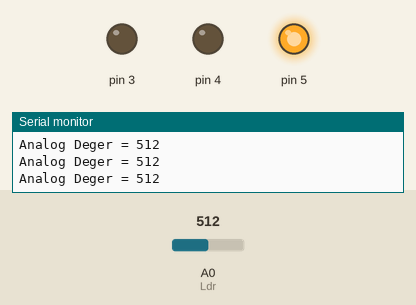
A sketch run on a simulated Arduino Uno, built with avr-gcc and run on an emulated ATmega328P. Parts: output pins drawn as LEDs (lit = HIGH), the last lines printed to the serial monitor. The inputs (shaded band) are chosen by the test bench; at power-on: A0 (Ldr) = 512.

Above: at 1.2 s.
1.3 s: A0 (Ldr) set to 108
2.9 s: A0 (Ldr) set to 95
At 3.9 s:
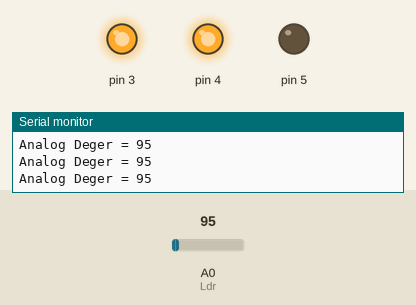
4.7 s: A0 (Ldr) set to 64
6.2 s: A0 (Ldr) set to 56
At 7.2 s:
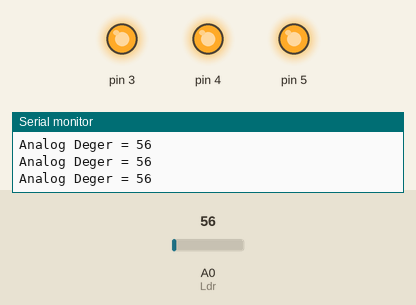
8.0 s: A0 (Ldr) set to 110
At 9.2 s:
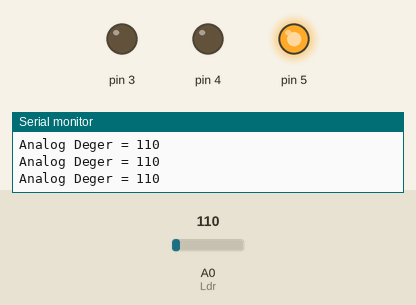
9.7 s: A0 (Ldr) set to 90
At 11.2 s:
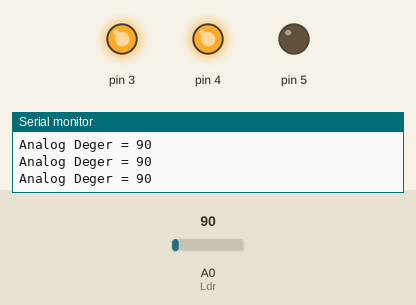
Timing chart, 0 to 12.5 s (numbered marks = the images above; inputs shaded):
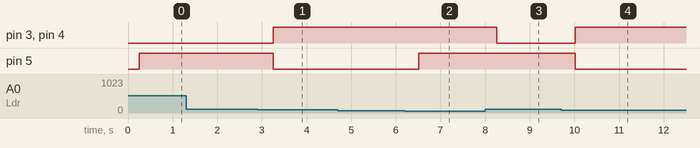

The sketch:

sketch_feb18a.ino
```cpp
#define Ldr A0
void setup()
{
Serial.begin(9600);
pinMode(3,OUTPUT);
pinMode(4,OUTPUT);
pinMode(5,OUTPUT);
}
void loop()
{
int Ldr_deger = analogRead(Ldr);
Serial.print("Analog Deger = ");
Serial.println(Ldr_deger);
delay(250);
if( Ldr_deger<=60&& Ldr_deger>=0){
    digitalWrite(3, 1);
   digitalWrite(4, 1);
   digitalWrite(5, 1);

  }

 else if( Ldr_deger<=100&& Ldr_deger>50){
    digitalWrite(3, 1);
    digitalWrite(4, 1);
    digitalWrite(5, 0);
  }

 else if(Ldr_deger>100){
    digitalWrite(3, 0);
    digitalWrite(4, 0);
    digitalWrite(5, 1);
  }

}
```

Measured:
- the behaviour switches between 101 and 100 on A0 (Ldr) (found by bisection; images 0 and 1)
- the behaviour switches between 61 and 60 on A0 (Ldr) (found by bisection; images 1 and 2)
- after the input at 2.9 s, pin 3, pin 4: LOW → HIGH after 0.36 s; pin 5: HIGH → LOW after 0.36 s
- after the input at 6.2 s, pin 5: LOW → HIGH after 0.31 s
- after the input at 8.0 s, pin 3, pin 4: HIGH → LOW after 0.26 s
- after the input at 9.7 s, pin 3, pin 4: LOW → HIGH after 0.32 s; pin 5: HIGH → LOW after 0.32 s
